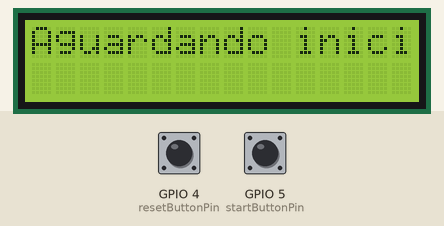
Bench run of a sketch on a simulated ESP32. Parts: 16×2 character LCD. The inputs (shaded band) are chosen by the test bench; at power-on: GPIO 5 (startButtonPin) HIGH, GPIO 4 (resetButtonPin) HIGH.

Above: at 1.2 s.
1.3 s: GPIO 5 (startButtonPin) pulled LOW for 0.15 s
At 1.77 s:
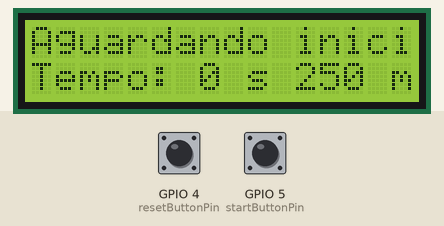
2.0 s: GPIO 5 (startButtonPin) pulled LOW for 1 s
At 4.1 s:
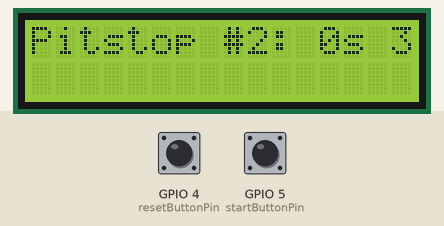
4.5 s: GPIO 4 (resetButtonPin) pulled LOW for 0.15 s
At 4.9 s:
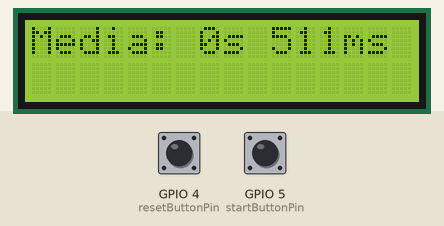
6.1 s: GPIO 5 (startButtonPin) pulled LOW for 0.15 s
At 6.57 s:
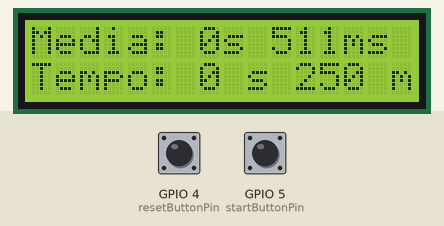
6.8 s: GPIO 5 (startButtonPin) pulled LOW for 3.2 s
At 10.15 s:
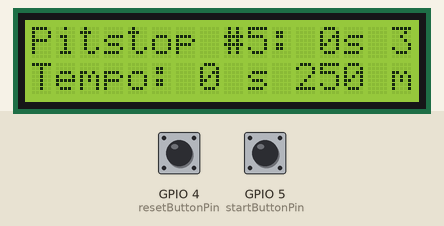
10.6 s: GPIO 5 (startButtonPin) pulsed LOW 2 times (0.12 s each, 0.3 s apart)
At 14.15 s:
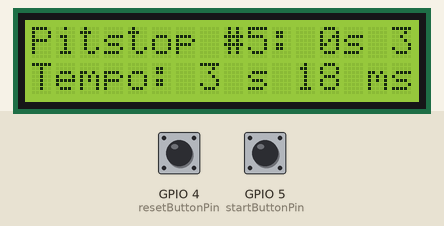

Measured:
- after the input at 1.3 s, the display: changes after 0.32 s (image 1)
- after the input at 4.5 s, the display: changes after 0.07 s (image 3)
- after the input at 6.1 s, the display: changes after 0.32 s (image 4)

The sketch:

Timer_Pitstop.ino
```cpp
#include <WiFi.h>
#include <Wire.h>
#include <LiquidCrystal_I2C.h>

LiquidCrystal_I2C LCD = LiquidCrystal_I2C(0x27, 16, 2);

const int startButtonPin = 5; // Botão para iniciar e calcular a média dos pit stops
const int resetButtonPin = 4; // Botão para resetar

unsigned long startTime = 0; // Tempo de início
bool timerActive = false; // Estado do timer
int pitStopCount = 0; // Contador de pit stops
unsigned long pitStops[5][2]; // Array para armazenar tempos de pit stops

void setup() {
  Serial.begin(115200);
  LCD.init();
  LCD.backlight();

  pinMode(startButtonPin, INPUT_PULLUP); // Configura o pino do botão de iniciar
  pinMode(resetButtonPin, INPUT_PULLUP); // Configura o pino do botão de resetar

  LCD.setCursor(0, 0);
  LCD.print("Aguardando inicio");
}

void loop() {
  checkButtons();

  if (timerActive) {
    unsigned long elapsedTime = millis() - startTime; // Calcula o tempo decorrido
    LCD.setCursor(0, 1);
    LCD.print("Tempo: ");
    LCD.print(elapsedTime / 1000); // Segundos
    LCD.print(" s ");
    LCD.print(elapsedTime % 1000); // Milissegundos
    LCD.print(" ms");
  }
}

void checkButtons() {
  // Verifica o botão de iniciar
  if (digitalRead(startButtonPin) == LOW) {
    delay(50); // Debounce
    if (digitalRead(startButtonPin) == LOW) {
      if (timerActive) {
        if (pitStopCount < 5) {
          pitStops[pitStopCount][0] = (millis() - startTime) / 1000; // Segundos
          pitStops[pitStopCount][1] = (millis() - startTime) % 1000; // Milissegundos
          pitStopCount++;
        }
        LCD.clear();
        LCD.setCursor(0, 0);
        LCD.print("Pitstop #");
        LCD.print(pitStopCount);
        LCD.print(": ");
        LCD.print(pitStops[pitStopCount - 1][0]);
        LCD.print("s ");
        LCD.print(pitStops[pitStopCount - 1][1]);
        LCD.print("ms");
        timerActive = false; // Para o timer
      } else {
        timerActive = true; // Inicia o timer
        startTime = millis(); // Reseta o tempo de início
      }
      delay(250); // Espera para evitar múltiplos acionamentos
    }
  }

  // Verifica o botão de resetar
  if (digitalRead(resetButtonPin) == LOW && !timerActive) {
    delay(50); // Debounce
    if (digitalRead(resetButtonPin) == LOW) {
      if (pitStopCount > 0) {
        unsigned long totalSeconds = 0, totalMilliseconds = 0;

        for (int i = 0; i < pitStopCount; i++) {
          totalSeconds += pitStops[i][0];
          totalMilliseconds += pitStops[i][1];
        }

        // Calcula a média dos pit stops
        unsigned long averageSeconds = totalSeconds / pitStopCount;
        unsigned long averageMilliseconds = totalMilliseconds / pitStopCount;

        // Exibe a média no LCD
        LCD.clear();
        LCD.setCursor(0, 0);
        LCD.print("Media: ");
        LCD.print(averageSeconds); // Média dos segundos
        LCD.print("s ");
        LCD.print(averageMilliseconds); // Média dos milissegundos
        LCD.print("ms");

        // Reseta os pit stops
        pitStopCount = 0;
      }
      delay(250); // Espera para evitar múltiplos acionamentos
    }
  }
}
```
